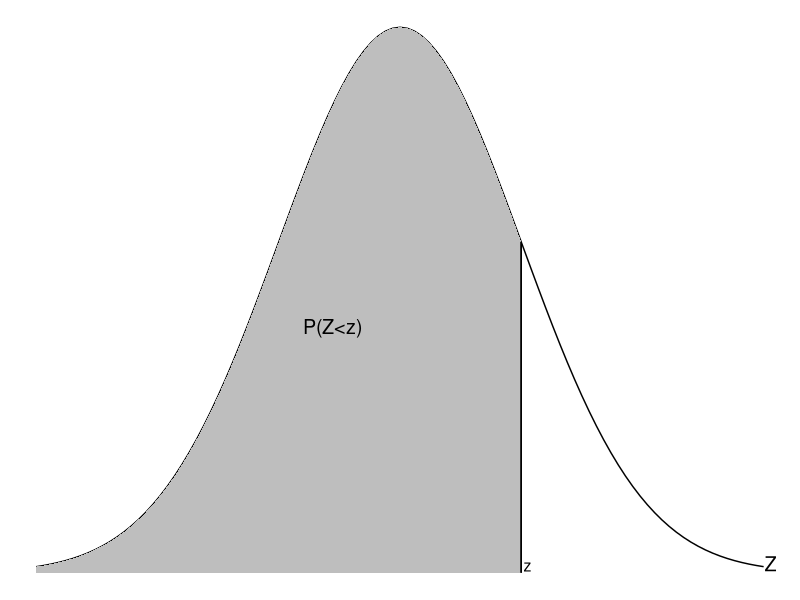
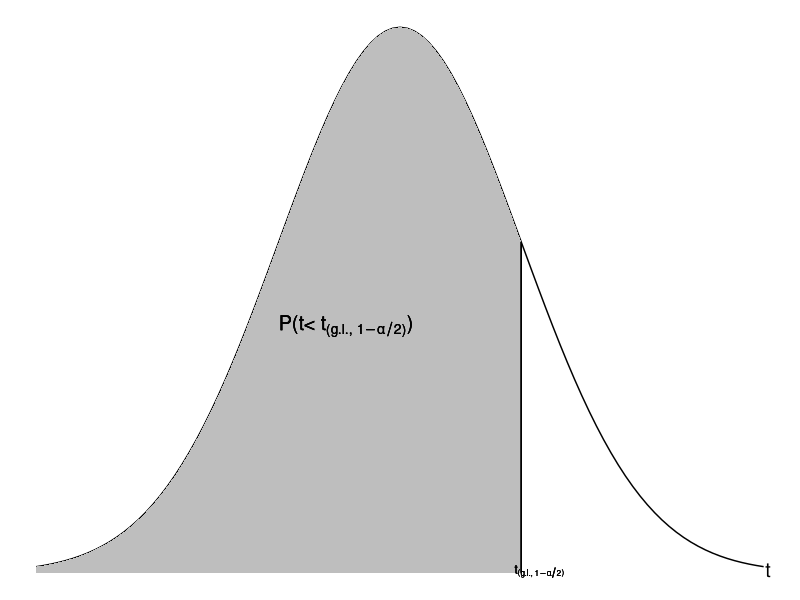
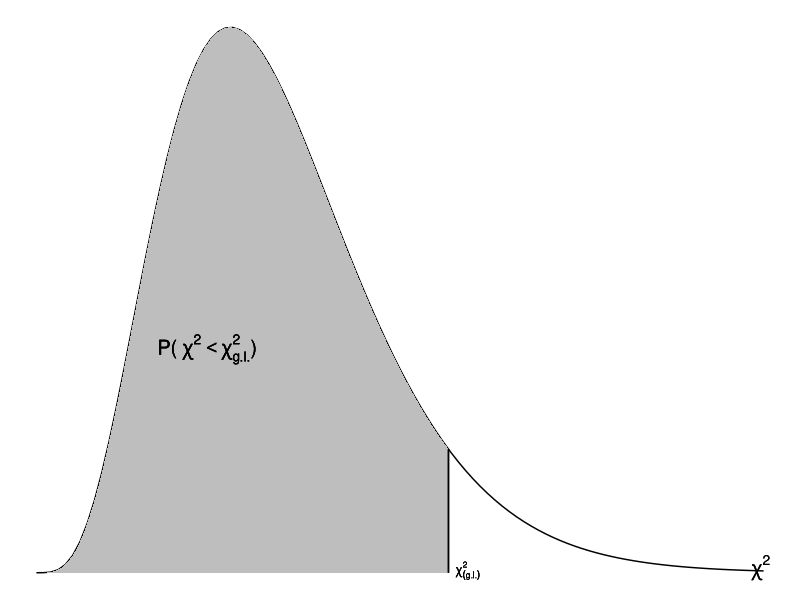

Write R code to recreate these figures, in order.
## ---- chunk 1
knitr::opts_chunk$set(echo = TRUE, 
                      size = "footnotesize",
                      comment = NA,
                      warning = FALSE,
                      message = FALSE,
                      #out.width = "1\\linewidth",
                      fig.align = "center",
                      fig.width = 8, 
                      fig.height = 4, 
                      fig.show = "hold",
                      fig.path = "Figuras1/",
                      fig.pos = "!htb",
                      fig.cap = TRUE,
                      background = "#E6E6FA",
                      #background = "black",
                      dev = c("png",'pdf'),
                      res=300,
                      dpi = 300,
                      cache = TRUE)
## ---- chunk 2
library(tidyverse)
#library(tinytex)
library(knitr)
library(kableExtra)
library(xtable)
## ---- chunk 3
ggplot(data.frame(x = c(-3, 3)), aes(x)) +
  stat_function(fun = dnorm,
                geom = "line",
                xlim = c(-3, 3)) +
  stat_function(fun = dnorm,
                geom = "area",
                fill = "gray",
                xlim = c(-3, 1)) +
  xlim(-3, 3) +
  geom_segment(aes(x = 1, y = 0, 
                   xend = 1, yend = dnorm(1)),
               size = 0.5) +
   theme_void() +
  annotate("text",label="z",x=1,y=0.0,
           hjust=-0.3,vjust=-0.1,
           size = 4) +
  annotate("text",label="Z",x=3,y=0.0,
           hjust=-0.08,vjust=-0.1,
           size = 5) +
  annotate("text",label="P(Z<z)",x=-0.8,y=0.18,hjust=0,vjust=0.5,
           size = 5)
  #geom_vline(aes(xintercept=1,label = 'tere'))

#geom_vline(data = events, aes(xintercept = as.numeric(time)))  +
 # geom_text(data = events, aes(x = as.numeric(time), y = 0, label = text))

## ---- chunk 4
options(digits = 4)
z1 <- seq(0,3.99,0.01)
qq <- round(pnorm(z1),4)
round(qq[1],4)
## ---- chunk 5
ggplot(data.frame(x = c(-3, 3)), aes(x)) +
  stat_function(fun = dnorm,
                geom = "line",
                xlim = c(-3, 3)) +
  stat_function(fun = dnorm,
                geom = "area",
                fill = "gray",
                xlim = c(-3, 1)) +
  xlim(-3, 3) +
  geom_segment(aes(x = 1, y = 0, 
                   xend = 1, yend = dnorm(1)),
               size = 0.5) +
   theme_void() +
  annotate("text",label=  bquote(t['(g.l.,' ~1-alpha/2 *')'])  
             ,x=0.82,y=0.0,
           hjust=-0.3,vjust=0.4,
           size = 3) +
  annotate("text",label="t",x=3,y=0.0,
           hjust=-0.3,vjust=0.3,
           size = 5) +
  annotate("text",label=bquote('P(t<'~ t['(g.l.,' ~1-alpha/2 *')'] *')'),x=-1,y=0.18,hjust=0,vjust=0.5,
           size = 5)
## ---- chunk 6
af1 <- c(0.900,0.950,0.975,0.995)
gl1 <- c(1:30,40,60,120,20000)
tt1 <- data.frame(gl=rep(gl1,each=length(af1)),
                 af=rep(af1,length(gl1))
                 )
tt <- round(qt(tt1$af,tt1$gl),3)
## ---- chunk 7
xd <- 17
ggplot(data.frame(x = c(0, 30)), aes(x)) +
  stat_function(fun = dchisq, args = c(df=10),
                geom = "line",
                xlim = c(0, 30)) +
  stat_function(fun = dchisq, args = c(df=10),
                geom = "area",
                fill = "gray",
                xlim = c(0, xd)) +
  geom_segment(aes(x = xd, y = 0, 
                   xend = xd, yend = dchisq(xd,10)),
               size = 0.5) +
   theme_void() +
  annotate("text",label=  bquote(chi[(g.l.)]^2)  
             ,x=xd,y=0.0,
           hjust=-0.3,vjust=0.4,
           size = 3) +
  annotate("text",label=bquote(~chi^2),x=29,y=0.0,
           hjust=-0.3,vjust=0.3,
           size = 5) +
  annotate("text",label=bquote('P(' ~chi^2 < chi['g.l.']^2 *')'),x=5,y=0.04,hjust=0,vjust=0.5,
           size = 5)
## ---- chunk 8
af2 <- c(0.005, 0.010, 0.025, 0.050, 0.100, 0.250, 0.500, 0.750, 0.900, 0.950, 0.975, 0.990, 0.995)
gl2 <- c(1:30,40,50,60,70,80,90,100)
ch2 <- data.frame(gl=rep(gl2,each=length(af2)),
                 af=rep(af2,length(gl2))
                 )
ch <- round(qchisq(ch2$af,ch2$gl),3)
